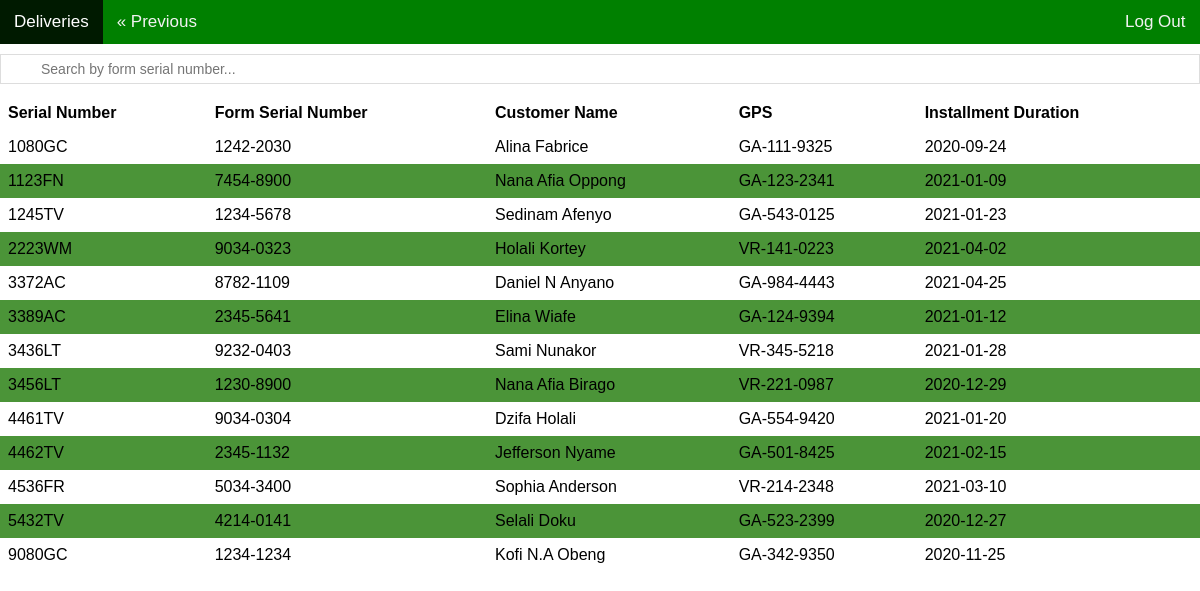
The app's page /viewDelivery.php with its own data.
### tables this page shows
CREATE TABLE DELIVERY (
    serialNumber VARCHAR(10) NOT NULL,
    formserialNumber VARCHAR(10),
    customerName VARCHAR(50) NOT NULL,
    GPS VARCHAR(20) NOT NULL,
    firstinstallmentDate DATE NOT NULL,
    PRIMARY KEY(serialNumber)
);

### viewDelivery.php (the view, shortened to what this page needs)
<?php
require_once "UcslDatabaseConnect.php";
include "header.php";
include "searchbar.php";
$sql = "SELECT * FROM delivery";
$result = $access->query($sql);
?>
<link rel="stylesheet" href="viewinfo.css">
<table id="myTable">
  <thead>
    <tr>
      <th>Serial Number</th>
      <th>Form Serial Number</th>
      <th>Customer Name</th>
      <th>GPS</th>
      <th>Installment Duration</th>
    </tr>
  </thead>
  <tbody>
    <?php
    if ($result->num_rows > 0) {
      while ($row = $result->fetch_assoc()) {
        echo "<tr>";
        echo "<td>" . $row["serialNumber"] . "</td>";
       echo "<td>" . $row["formserialNumber"] . "</td>";
       echo "<td>" . $row["customerName"] . "</td>";
        echo "<td>" . $row["GPS"] . "</td>";
        echo "<td>" . $row["firstinstallmentDate"] . "</td>";
        echo "</tr>";
      }
    } else {
      echo "0 results";
    }
    ?>

### viewinfo.css (style rules this page uses)
body, html { height: 60%; margin: 0; font-family: "Futura", "Trebuchet MS", Arial, sans-serif; }
#myTable { width: 100%; border-collapse: collapse; }
#myTable td, #myTable th { text-align: left; padding: 8px; }
td { font-family: "Futura", "Trebuchet MS", Arial, sans-serif; }
th { font-family: "Futura", "Trebuchet MS", Arial, sans-serif; }
#myTable tr:nth-child(even) { background-color: rgb(75, 148, 56); }

### records on screen
delivery: serialNumber "1080GC", formserialNumber "1242-2030", customerName "Alina Fabrice", GPS "GA-111-9325", firstinstallmentDate "2020-09-24"
delivery: serialNumber "1123FN", formserialNumber "7454-8900", customerName "Nana Afia Oppong", GPS "GA-123-2341", firstinstallmentDate "2021-01-09"
delivery: serialNumber "1245TV", formserialNumber "1234-5678", customerName "Sedinam Afenyo", GPS "GA-543-0125", firstinstallmentDate "2021-01-23"
delivery: serialNumber "2223WM", formserialNumber "9034-0323", customerName "Holali Kortey", GPS "VR-141-0223", firstinstallmentDate "2021-04-02"
delivery: serialNumber "3372AC", formserialNumber "8782-1109", customerName "Daniel N Anyano", GPS "GA-984-4443", firstinstallmentDate "2021-04-25"
delivery: serialNumber "3389AC", formserialNumber "2345-5641", customerName "Elina Wiafe", GPS "GA-124-9394", firstinstallmentDate "2021-01-12"
delivery: serialNumber "3436LT", formserialNumber "9232-0403", customerName "Sami Nunakor", GPS "VR-345-5218", firstinstallmentDate "2021-01-28"
delivery: serialNumber "3456LT", formserialNumber "1230-8900", customerName "Nana Afia Birago", GPS "VR-221-0987", firstinstallmentDate "2020-12-29"
delivery: serialNumber "4461TV", formserialNumber "9034-0304", customerName "Dzifa Holali", GPS "GA-554-9420", firstinstallmentDate "2021-01-20"
delivery: serialNumber "4462TV", formserialNumber "2345-1132", customerName "Jefferson Nyame", GPS "GA-501-8425", firstinstallmentDate "2021-02-15"
delivery: serialNumber "4536FR", formserialNumber "5034-3400", customerName "Sophia Anderson", GPS "VR-214-2348", firstinstallmentDate "2021-03-10"
delivery: serialNumber "5432TV", formserialNumber "4214-0141", customerName "Selali Doku", GPS "GA-523-2399", firstinstallmentDate "2020-12-27"
delivery: serialNumber "9080GC", formserialNumber "1234-1234", customerName "Kofi N.A Obeng", GPS "GA-342-9350", firstinstallmentDate "2020-11-25"

### other values on screen
$title "Deliveries"
